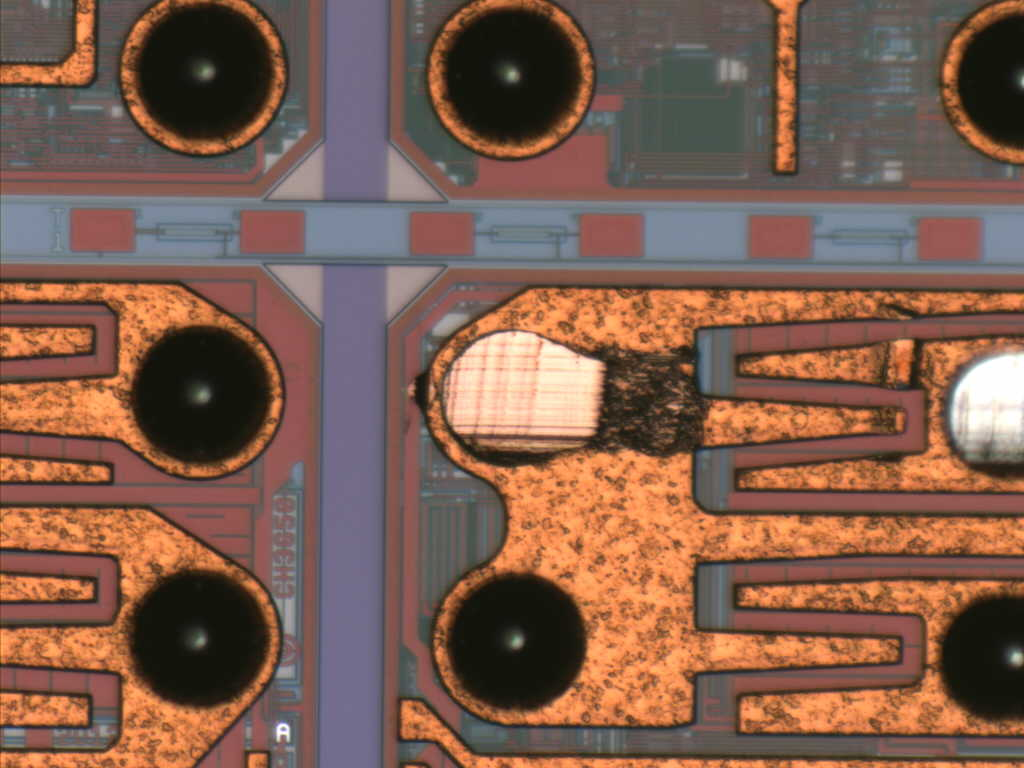
#> input picture images/0_origin.jpg, 1024 x 768 px
$ python demo.py
#> lines starting #> are read from the running program, lines starting #| are printed output that depends on the picture; after the words box and inside, x2 and y2 are one past the last pixel; in counts of white or black regions, pixels touching at a corner belong together
#> in demo, image is the input picture: shape (768, 1024, 3); mean B, G, R 78.1, 93.2, 126.5
### utils.py
import cv2 as cv


def mask2polygon(mask_image):
    """
    :param mask_image: 输入mask图片地址，默认为gray, 且像素值为0或255
    :return: list, 每个item为一个labelme的points
    """
#> called with mask_image = './images/0_mask.png'
    mask = cv.imread(mask_image, 0)
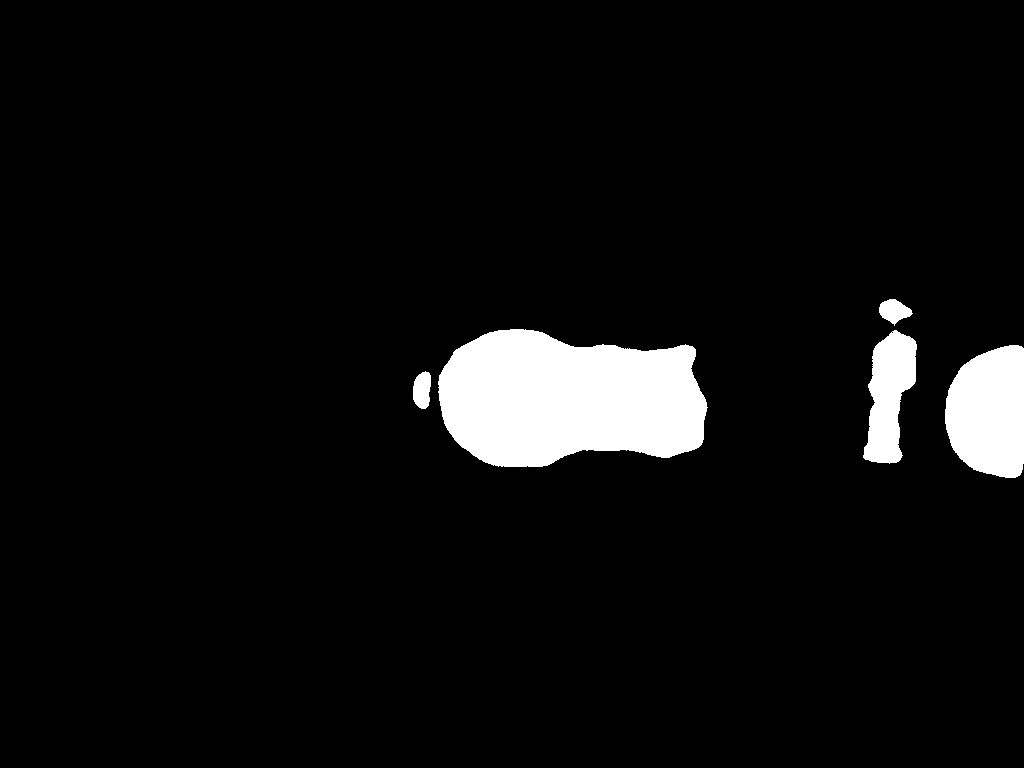
#> input picture images/0_mask.png, 1024 x 768 px
#> mask: shape (768, 1024); 5.5% white; 5 white regions
    _, binary = cv.threshold(mask, 127, 255, cv.THRESH_BINARY)
    contours, hierarchy = cv.findContours(binary, cv.RETR_TREE, cv.CHAIN_APPROX_SIMPLE)
#> contours = 6 contours, 1 with area under 20; largest, box (x1, y1, x2, y2) and area: (438, 329, 708, 467) 28864, (945, 345, 1024, 478) 8451, (863, 330, 917, 464) 4424, (879, 299, 913, 326) 510, (413, 371, 431, 409) 501
    results = [item.squeeze() for item in contours]
#> results = 6 items
    return results

### demo.py
import cv2 as cv


def demo():
    from utils import mask2polygon
    image = cv.imread('./images/0_origin.jpg')
    polygons = mask2polygon('./images/0_mask.png')
#> polygons = 6 items
    print(polygons)
#> (printed output is left out)
    for polygon in polygons:
        pts = polygon.reshape((-1, 1, 2))
        cv.polylines(image, [pts], True, (0, 0, 255), 2)
#> this loop made 6 passes
#> pts on pass 4: [[891, 332], [892, 331], [893, 332], [892, 333]]
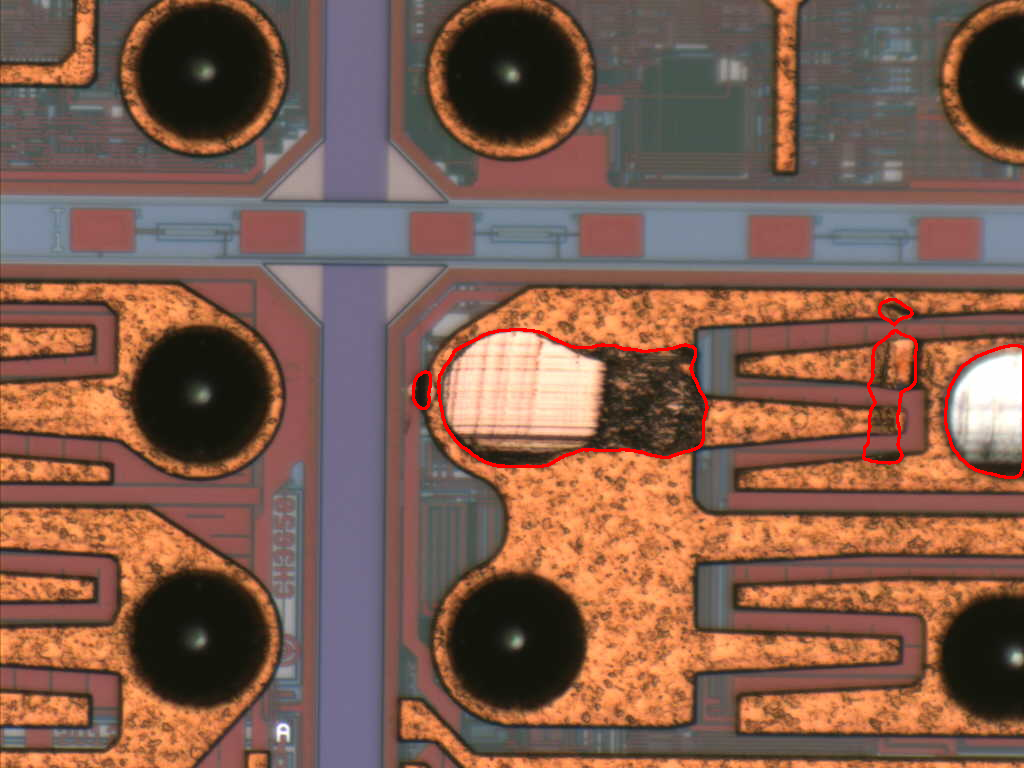
#> image: shape (768, 1024, 3); 0.67% of pixels changed, all inside (x1, y1, x2, y2) = (412, 298, 1024, 479)

    cv.imshow('demo', image)
    cv.waitKey()


if __name__ == '__main__':
    demo()
